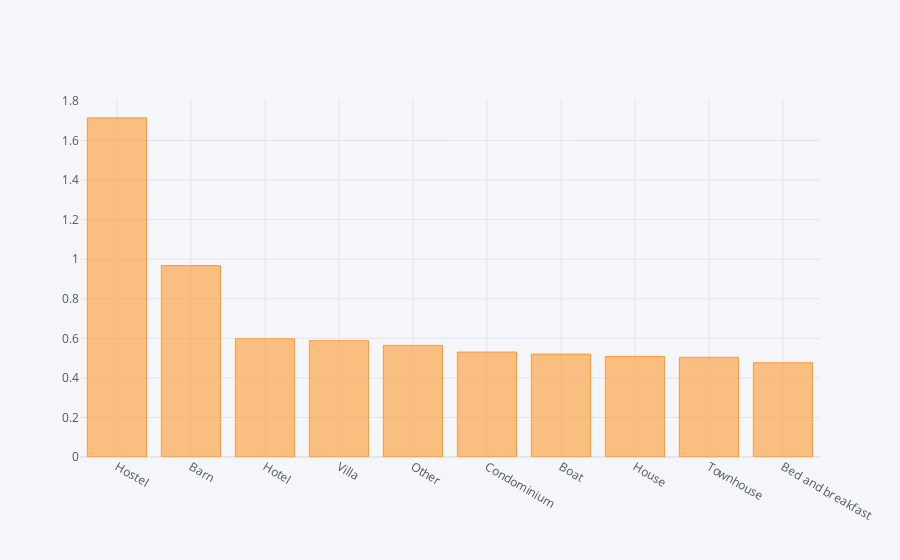

Notebook code for this chart:
### Code cell
# Top 10 property type based on price

(df_2nd.groupby('property_type').std()['price']/df_2nd.groupby('property_type').mean()['price']).nlargest(n=10).iplot(kind='bar')

### Figure 1 — Plotly figure (JSON) as saved in the notebook; plotly's stock layout.template omitted (floating-point values rounded to 4 significant figures)
{"data": [{"marker": {"color": "rgba(255, 153, 51, 0.6)", "line": {"color": "rgba(255, 153, 51, 1.0)", "width": 1}}, "name": "price", "orientation": "v", "text": "", "type": "bar", "x": ["Hostel", "Barn", "Hotel", "Villa", "Other", "Condominium", "Boat", "House", "Townhouse", "Bed and breakfast"], "y": [1.715, 0.9676, 0.5977, 0.5879, 0.5643, 0.5304, 0.5204, 0.5086, 0.504, 0.476]}], "layout": {"legend": {"bgcolor": "#F5F6F9", "font": {"color": "#4D5663"}}, "paper_bgcolor": "#F5F6F9", "plot_bgcolor": "#F5F6F9", "title": {"font": {"color": "#4D5663"}}, "xaxis": {"gridcolor": "#E1E5ED", "showgrid": true, "tickfont": {"color": "#4D5663"}, "title": {"font": {"color": "#4D5663"}, "text": ""}, "zerolinecolor": "#E1E5ED"}, "yaxis": {"gridcolor": "#E1E5ED", "showgrid": true, "tickfont": {"color": "#4D5663"}, "title": {"font": {"color": "#4D5663"}, "text": ""}, "zerolinecolor": "#E1E5ED"}}}
